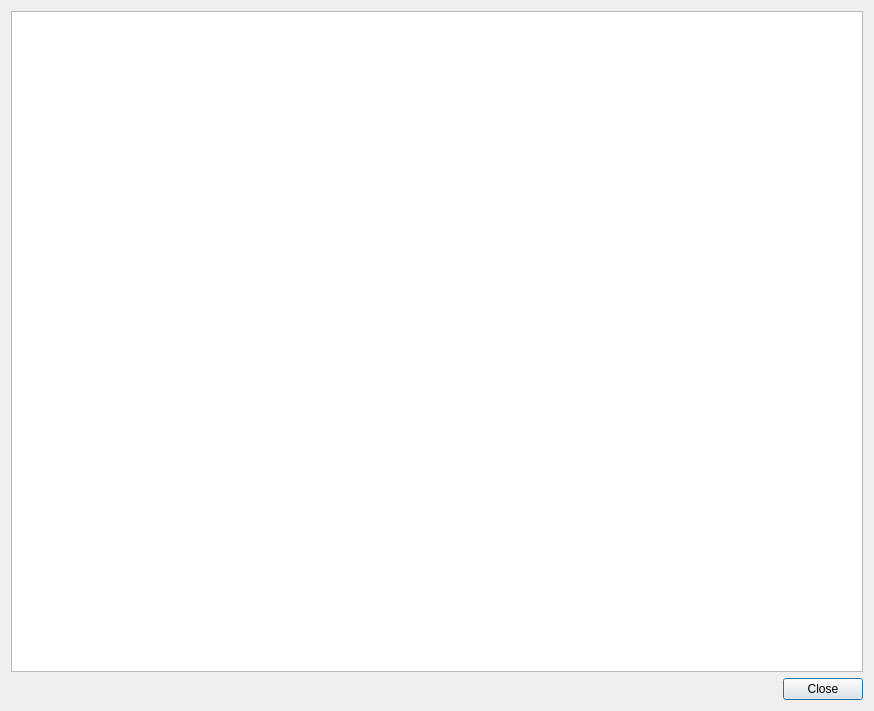
<?xml version="1.0" encoding="UTF-8"?>
<ui version="4.0">
 <class>CDebugLogDialog</class>
 <widget class="QDialog" name="CDebugLogDialog">
  <property name="windowModality">
   <enum>Qt::WindowModal</enum>
  </property>
  <property name="geometry">
   <rect>
    <x>0</x>
    <y>0</y>
    <width>874</width>
    <height>711</height>
   </rect>
  </property>
  <property name="windowTitle">
   <string>Log Dialog</string>
  </property>
  <property name="windowIcon">
   <iconset resource="../../resources/resources.qrc">
    <normaloff>:/log.png</normaloff>:/log.png</iconset>
  </property>
  <layout class="QGridLayout" name="gridLayout">
   <item row="0" column="0">
    <widget class="QTextEdit" name="logTextEdit"/>
   </item>
   <item row="1" column="0">
    <widget class="QDialogButtonBox" name="buttonBox">
     <property name="orientation">
      <enum>Qt::Horizontal</enum>
     </property>
     <property name="standardButtons">
      <set>QDialogButtonBox::Close</set>
     </property>
    </widget>
   </item>
  </layout>
 </widget>
 <resources>
  <include location="../../resources/resources.qrc"/>
 </resources>
 <connections>
  <connection>
   <sender>buttonBox</sender>
   <signal>accepted()</signal>
   <receiver>CDebugLogDialog</receiver>
   <slot>accept()</slot>
   <hints>
    <hint type="sourcelabel">
     <x>248</x>
     <y>254</y>
    </hint>
    <hint type="destinationlabel">
     <x>157</x>
     <y>274</y>
    </hint>
   </hints>
  </connection>
  <connection>
   <sender>buttonBox</sender>
   <signal>rejected()</signal>
   <receiver>CDebugLogDialog</receiver>
   <slot>reject()</slot>
   <hints>
    <hint type="sourcelabel">
     <x>316</x>
     <y>260</y>
    </hint>
    <hint type="destinationlabel">
     <x>286</x>
     <y>274</y>
    </hint>
   </hints>
  </connection>
 </connections>
</ui>
